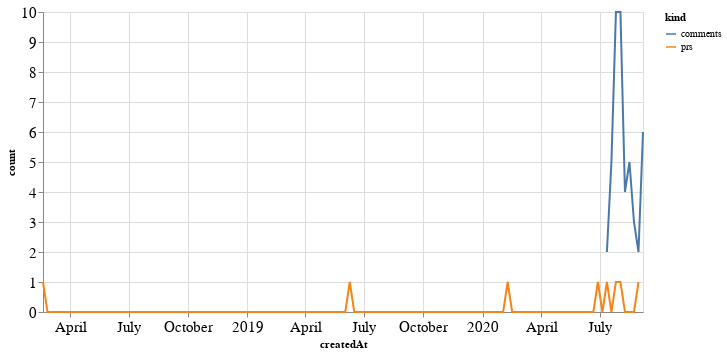

The notebook cell this image was saved under:
### Code cell
alt.Chart(total_time, width=600).mark_line().encode(
    x='createdAt',
    y='count',
    color='kind'
)

### Figure 1 — Vega-Lite specification as saved in the notebook (floating-point values rounded to 4 significant figures; data arrays with more than 128 entries replaced by an {"elided": "..."} marker saying what was removed)
{"config": {"axisLeft": {"labelFontSize": 15}, "axisBottom": {"labelFontSize": 15}}, "data": {"name": "data-4b1c29b26610b9418e5288fde8fd8b09"}, "mark": "line", "encoding": {"color": {"type": "nominal", "field": "kind"}, "x": {"type": "temporal", "field": "createdAt"}, "y": {"type": "quantitative", "field": "count"}}, "width": 600, "$schema": "https://vega.github.io/schema/vega-lite/v4.8.1.json", "datasets": {"data-4b1c29b26610b9418e5288fde8fd8b09": {"elided": "268 records"}}}
